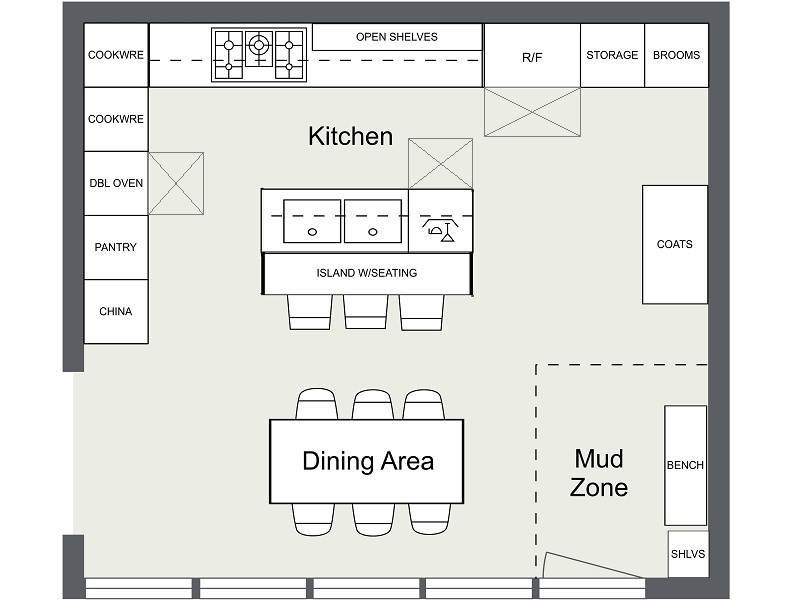
#> input picture app/data/preload/floorplan.jpg, 800 x 600 px, found by its file name
$ python image_processing.py
#> lines starting #> are read from the running program, lines starting #| are printed output that depends on the picture
import os
import cv2
import base64
import cv2
import numpy as np

# Define desired dimensions for resizing
DESIRED_WIDTH, DESIRED_HEIGHT = 800, 600
DESIRED_SIZE = (DESIRED_WIDTH, DESIRED_HEIGHT)

# Define JPEG quality (lower means faster encoding and smaller size)
JPEG_QUALITY = 75

def reduce_image_size(input_path, output_path, desired_width=400, desired_height=300, jpeg_quality=75):
    """
    Reduces the size of the image located at input_path and saves it to output_path.

    Parameters:
    - input_path (str): The file path of the original image.
    - output_path (str): The file path where the resized image will be saved.
    - desired_width (int): The target width for the resized image. Default is 400.
    - desired_height (int): The target height for the resized image. Default is 300.
    - jpeg_quality (int): The quality of the saved JPEG image (0 to 100). Default is 75.

    Returns:
    - bool: True if the image was successfully resized and saved, False otherwise.
    """
#> called with input_path = 'data/preload/floorplan.jpg', output_path = 'data/preload/floorplan_reduced.jpg', desired_width = 400, desired_height = 300, jpeg_quality = 75
    if not os.path.exists(input_path):
        print(f"Error: The file {input_path} was not found.")
        return False

    img = cv2.imread(input_path)
#> img is the input picture: shape (600, 800, 3); mean B, G, R 221.9, 225.2, 224.5
    if img is None:
        print(f"Error: Failed to read image {input_path}.")
        return False

    # Resize the image if it doesn't match the desired dimensions
    if img.shape[1] != desired_width or img.shape[0] != desired_height:
        try:
            img = cv2.resize(img, (desired_width, desired_height), interpolation=cv2.INTER_AREA)
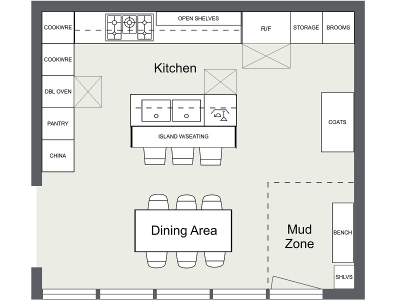
#> img: shape (300, 400, 3); mean B, G, R 222, 225.3, 224.6
            print(f"Image resized to {desired_width}x{desired_height}.")
        except Exception as e:
            print(f"Error resizing image: {e}")
            return False
    else:
        print("Image already matches the desired dimensions. No resizing needed.")

    # Save the resized image with the specified JPEG quality
    try:
        success = cv2.imwrite(output_path, img, [cv2.IMWRITE_JPEG_QUALITY, jpeg_quality])
        if not success:
            print(f"Error: Failed to save image to {output_path}.")
            return False
        print(f"Image successfully saved to {output_path} with JPEG quality {jpeg_quality}.")
        return True
    except Exception as e:
        print(f"Error saving image: {e}")
        return False

    """
    Encodes an image to a base64 string after resizing it to the desired dimensions.
    Utilizes OpenCV for faster processing and caches the result for future use.
    """
    # [6 lines of commented-out code are left out]
    img = cv2.imread(image_path)
    if img is None:
        print(f"Error: Failed to read image {image_path}.")

        return None

    # Check if resizing is necessary
    if img.shape[1] != DESIRED_WIDTH or img.shape[0] != DESIRED_HEIGHT:
        # Resize the image using INTER_AREA for downscaling
        img = cv2.resize(img, DESIRED_SIZE, interpolation=cv2.INTER_AREA)

    # Encode the image to JPEG format
    success, buffer = cv2.imencode('.jpg', img, [cv2.IMWRITE_JPEG_QUALITY, JPEG_QUALITY])
    if not success:
        print(f"Error: Failed to encode image {image_path}.")
        return None

    # Convert the JPEG buffer to a base64 string
    encoded_image = base64.b64encode(buffer).decode('utf-8')
    return encoded_image


def encode_image(image_input):
    """
    Encodes an image to a base64 string after resizing it to the desired dimensions.
    Utilizes OpenCV for faster processing.

    :param image_input: Either a file path (str) or image data (bytes)
    :return: Base64 encoded string of the image
    """
#> called with image_input = 'data/preload/floorplan_reduced.jpg'
    if isinstance(image_input, str):
        # If input is a file path, read the image using OpenCV
        img = cv2.imread(image_input)
    elif isinstance(image_input, bytes):
        # If input is bytes, convert to numpy array and decode
        nparr = np.frombuffer(image_input, np.uint8)
        img = cv2.imdecode(nparr, cv2.IMREAD_COLOR)
    else:
        print("Error: Invalid input type for image.")
        return None

    if img is None:
        print("Error: Failed to read image.")
        return None

    # Check if resizing is necessary
    if img.shape[1] != DESIRED_WIDTH or img.shape[0] != DESIRED_HEIGHT:
        # Resize the image using INTER_AREA for downscaling
        img = cv2.resize(img, DESIRED_SIZE, interpolation=cv2.INTER_AREA)
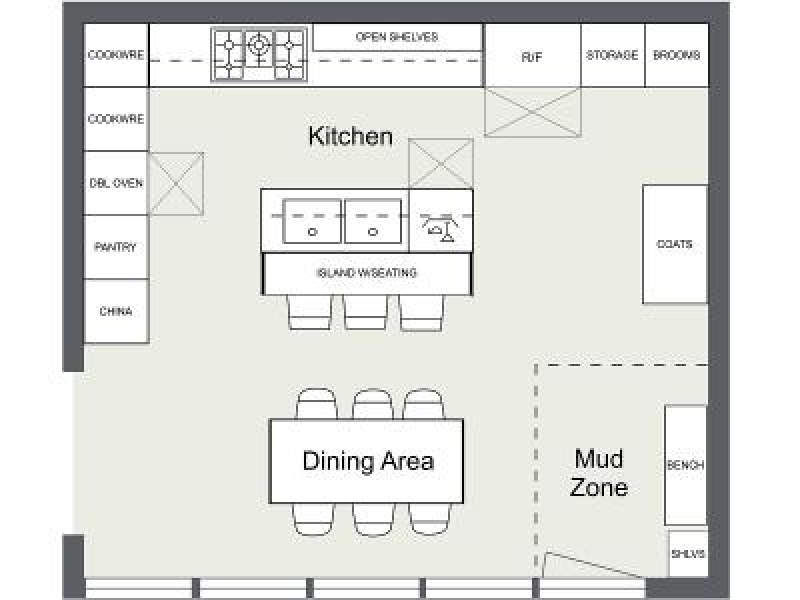
#> img: shape (600, 800, 3); mean B, G, R 221.8, 225, 224.4

    # Encode the image to JPEG format
    success, buffer = cv2.imencode('.jpg', img, [cv2.IMWRITE_JPEG_QUALITY, JPEG_QUALITY])
    if not success:
        print("Error: Failed to encode image.")
        return None

    # Convert the JPEG buffer to a base64 string
    encoded_image = base64.b64encode(buffer).decode('utf-8')
    return encoded_image

def get_cached_image(image_path):
    """
    Retrieves a cached base64 encoded image or encodes it if not cached.

    Parameters:
    - image_path (str): The file path of the image.

    Returns:
    - str: Base64 encoded string of the image, or None if encoding fails.
    """
    # In a real application, you might want to implement actual caching here
    # For simplicity, we're just encoding the image every time
    return encode_image(image_path)

# Example usage (can be removed in production)
if __name__ == "__main__":
    input_image_path = "data/preload/floorplan.jpg"
    output_image_path = "data/preload/floorplan_reduced.jpg"
    reduce_image_size(input_image_path, output_image_path)
    encoded_image = get_cached_image(output_image_path)
    if encoded_image:
        print("Image successfully encoded.")
    else:
        print("Failed to encode image.")
